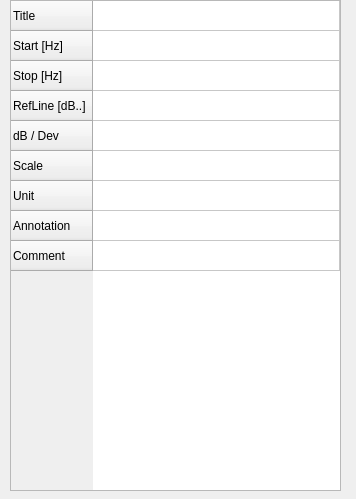
<?xml version="1.0" encoding="UTF-8"?>
<ui version="4.0">
 <class>page2</class>
 <widget class="QWidget" name="page2">
  <property name="geometry">
   <rect>
    <x>0</x>
    <y>0</y>
    <width>356</width>
    <height>499</height>
   </rect>
  </property>
  <property name="windowTitle">
   <string>Edit Plot</string>
  </property>
  <widget class="QTableWidget" name="tableWidget">
   <property name="geometry">
    <rect>
     <x>10</x>
     <y>0</y>
     <width>331</width>
     <height>491</height>
    </rect>
   </property>
   <attribute name="horizontalHeaderVisible">
    <bool>false</bool>
   </attribute>
   <attribute name="horizontalHeaderStretchLastSection">
    <bool>true</bool>
   </attribute>
   <attribute name="verticalHeaderVisible">
    <bool>true</bool>
   </attribute>
   <row>
    <property name="text">
     <string>Title</string>
    </property>
   </row>
   <row>
    <property name="text">
     <string>Start [Hz]</string>
    </property>
   </row>
   <row>
    <property name="text">
     <string>Stop [Hz]</string>
    </property>
   </row>
   <row>
    <property name="text">
     <string>RefLine [dB..]</string>
    </property>
   </row>
   <row>
    <property name="text">
     <string>dB / Dev</string>
    </property>
   </row>
   <row>
    <property name="text">
     <string>Scale</string>
    </property>
   </row>
   <row>
    <property name="text">
     <string>Unit</string>
    </property>
   </row>
   <row>
    <property name="text">
     <string>Annotation</string>
    </property>
   </row>
   <row>
    <property name="text">
     <string>Comment</string>
    </property>
   </row>
   <column>
    <property name="text">
     <string>item</string>
    </property>
   </column>
   <item row="0" column="0">
    <property name="text">
     <string/>
    </property>
   </item>
   <item row="1" column="0">
    <property name="text">
     <string/>
    </property>
   </item>
   <item row="4" column="0">
    <property name="text">
     <string/>
    </property>
   </item>
   <item row="5" column="0">
    <property name="text">
     <string/>
    </property>
    <property name="flags">
     <set>ItemIsSelectable|ItemIsDragEnabled|ItemIsEnabled</set>
    </property>
   </item>
  </widget>
 </widget>
 <resources/>
 <connections/>
</ui>
